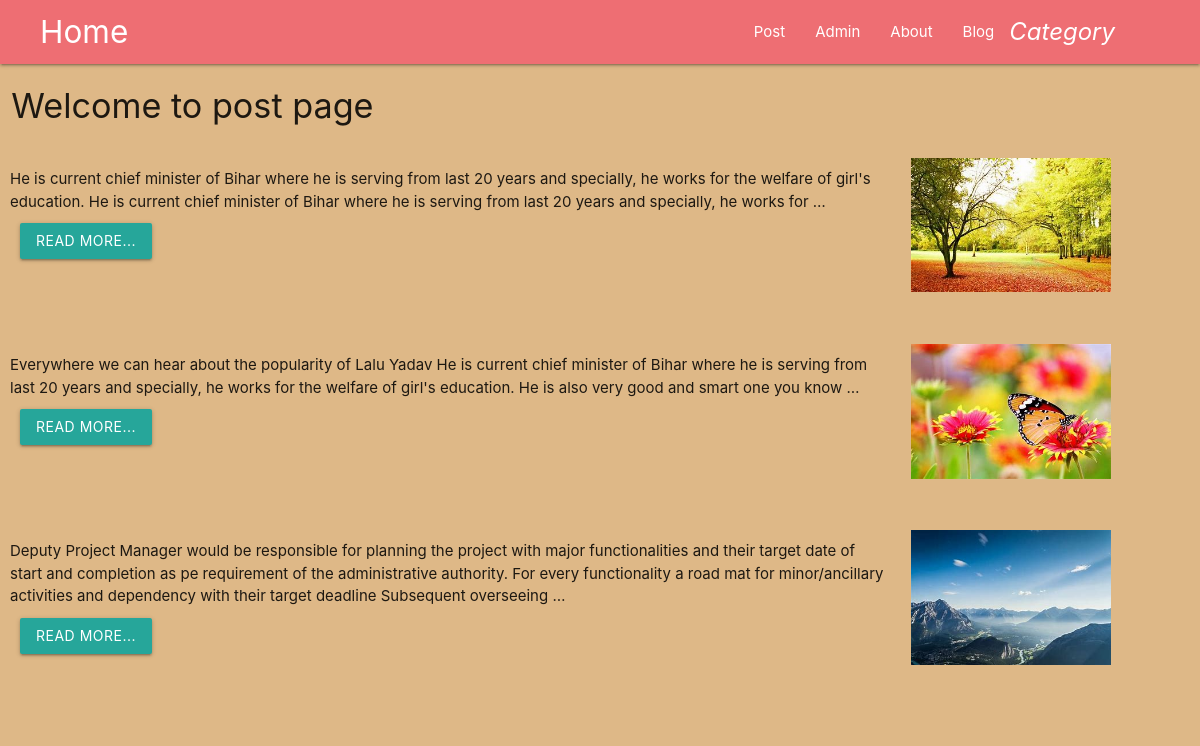
Page /post/ on the committed database.
### Blog/models.py (models this page shows, shortened)
class Post(models.Model):
    Post_id = models.AutoField(primary_key=True)
    Title = models.CharField(max_length=350)
    Post_content = models.TextField()
    Post_url = models.CharField(max_length=200)
    Post_image = models.ImageField(upload_to='PostImage')
    Post_date = models.DateTimeField(auto_now_add=True,null=True)
    Post_category_link = models.ForeignKey(BlogTitles,on_delete=models.CASCADE)

### Blog/views.py (the view)
# urls.py: path('post/',post,name='post'),
def post(request):
    postObject = Post.objects.all()[0:11]
    data = {'postValue':postObject}
    return render(request,'post.html',data)

### Templates/BlogTemplate/post.html (shortened to what this page needs)
{% extends "base.html" %}
    {% block body %}
    <div class="row">
        <div class="col s12">
            <h4>Welcome to post page</h4>
        </div>
    </div>
    {% for item in postValue %}
        <div class="row">
            <div class="col s9" style="padding: 10px;">
                    {{item.Post_content |truncatewords:45 | safe}}
                    <div class="" style="padding: 10px;">
                        <a href="{% url 'readmore' item.Post_id %}" class="btn">Read More...</a>
                    </div>
                    <br>
                    <br>
            </div>
            <div class="col s3">
                    <img src="/Media/{{item.Post_image}}" class="responsive-img" style="width: 200px;">
                    <br>
            </div>
        </div>
    {% endfor %}
    {% endblock body%}

### rows in the picture
Post: Post_content "He is current chief minister of Bihar where he is serving from last 20 years and specially, he works for the welfare of girl's education. He is current chief minister of Bihar where he is serving from last 20 years and specially, he works for …", Post_image (picture)
Post: Post_content "Everywhere we can hear about the popularity of Lalu Yadav He is current chief minister of Bihar where he is serving from last 20 years and specially, he works for the welfare of girl's education. He is also very good and smart one you know …", Post_image (picture)
Post: Post_content "Deputy Project Manager would be responsible for planning the project with major functionalities and their target date of start and completion as pe requirement of the administrative authority. For every functionality a road mat for minor/ancillary activities and dependency with their target deadline Subsequent overseeing …", Post_image (picture)
